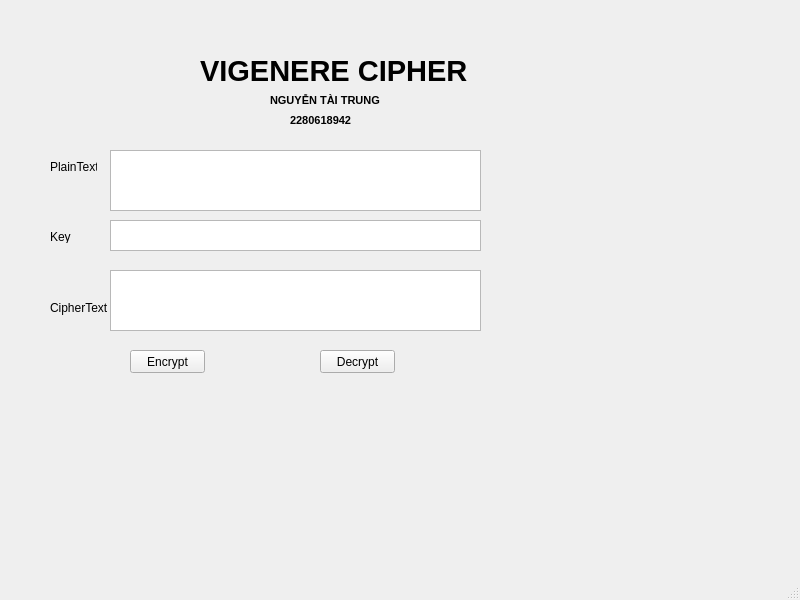
<?xml version="1.0" encoding="UTF-8"?>
<ui version="4.0">
 <class>MainWindow</class>
 <widget class="QMainWindow" name="MainWindow">
  <property name="geometry">
   <rect>
    <x>0</x>
    <y>0</y>
    <width>800</width>
    <height>600</height>
   </rect>
  </property>
  <property name="windowTitle">
   <string>MainWindow</string>
  </property>
  <widget class="QWidget" name="centralwidget">
   <widget class="QLabel" name="label_6">
    <property name="geometry">
     <rect>
      <x>290</x>
      <y>110</y>
      <width>71</width>
      <height>21</height>
     </rect>
    </property>
    <property name="font">
     <font>
      <pointsize>8</pointsize>
      <weight>75</weight>
      <bold>true</bold>
     </font>
    </property>
    <property name="layoutDirection">
     <enum>Qt::LeftToRight</enum>
    </property>
    <property name="autoFillBackground">
     <bool>true</bool>
    </property>
    <property name="text">
     <string>2280618942</string>
    </property>
    <property name="scaledContents">
     <bool>false</bool>
    </property>
   </widget>
   <widget class="QPlainTextEdit" name="txt_plaintext">
    <property name="geometry">
     <rect>
      <x>110</x>
      <y>150</y>
      <width>371</width>
      <height>61</height>
     </rect>
    </property>
   </widget>
   <widget class="QPlainTextEdit" name="txt_key">
    <property name="geometry">
     <rect>
      <x>110</x>
      <y>220</y>
      <width>371</width>
      <height>31</height>
     </rect>
    </property>
   </widget>
   <widget class="QPlainTextEdit" name="txt_ciphertext">
    <property name="geometry">
     <rect>
      <x>110</x>
      <y>270</y>
      <width>371</width>
      <height>61</height>
     </rect>
    </property>
   </widget>
   <widget class="QLabel" name="label">
    <property name="geometry">
     <rect>
      <x>50</x>
      <y>160</y>
      <width>47</width>
      <height>13</height>
     </rect>
    </property>
    <property name="text">
     <string>PlainText</string>
    </property>
   </widget>
   <widget class="QLabel" name="label_3">
    <property name="geometry">
     <rect>
      <x>50</x>
      <y>300</y>
      <width>61</width>
      <height>16</height>
     </rect>
    </property>
    <property name="text">
     <string>CipherText</string>
    </property>
   </widget>
   <widget class="QPushButton" name="btn_decrypt">
    <property name="geometry">
     <rect>
      <x>320</x>
      <y>350</y>
      <width>75</width>
      <height>23</height>
     </rect>
    </property>
    <property name="text">
     <string>Decrypt</string>
    </property>
   </widget>
   <widget class="QLabel" name="label_5">
    <property name="geometry">
     <rect>
      <x>270</x>
      <y>90</y>
      <width>111</width>
      <height>21</height>
     </rect>
    </property>
    <property name="font">
     <font>
      <pointsize>8</pointsize>
      <weight>75</weight>
      <bold>true</bold>
     </font>
    </property>
    <property name="layoutDirection">
     <enum>Qt::LeftToRight</enum>
    </property>
    <property name="autoFillBackground">
     <bool>true</bool>
    </property>
    <property name="text">
     <string>NGUYỄN TÀI TRUNG</string>
    </property>
    <property name="scaledContents">
     <bool>false</bool>
    </property>
   </widget>
   <widget class="QLabel" name="label_4">
    <property name="geometry">
     <rect>
      <x>200</x>
      <y>50</y>
      <width>281</width>
      <height>41</height>
     </rect>
    </property>
    <property name="font">
     <font>
      <pointsize>22</pointsize>
      <weight>75</weight>
      <bold>true</bold>
     </font>
    </property>
    <property name="layoutDirection">
     <enum>Qt::LeftToRight</enum>
    </property>
    <property name="autoFillBackground">
     <bool>true</bool>
    </property>
    <property name="text">
     <string>VIGENERE CIPHER</string>
    </property>
    <property name="scaledContents">
     <bool>false</bool>
    </property>
   </widget>
   <widget class="QPushButton" name="btn_encrypt">
    <property name="geometry">
     <rect>
      <x>130</x>
      <y>350</y>
      <width>75</width>
      <height>23</height>
     </rect>
    </property>
    <property name="text">
     <string>Encrypt</string>
    </property>
   </widget>
   <widget class="QLabel" name="label_2">
    <property name="geometry">
     <rect>
      <x>50</x>
      <y>230</y>
      <width>47</width>
      <height>13</height>
     </rect>
    </property>
    <property name="text">
     <string>Key</string>
    </property>
   </widget>
  </widget>
  <widget class="QMenuBar" name="menubar">
   <property name="geometry">
    <rect>
     <x>0</x>
     <y>0</y>
     <width>800</width>
     <height>21</height>
    </rect>
   </property>
  </widget>
  <widget class="QStatusBar" name="statusbar"/>
 </widget>
 <resources/>
 <connections/>
</ui>
